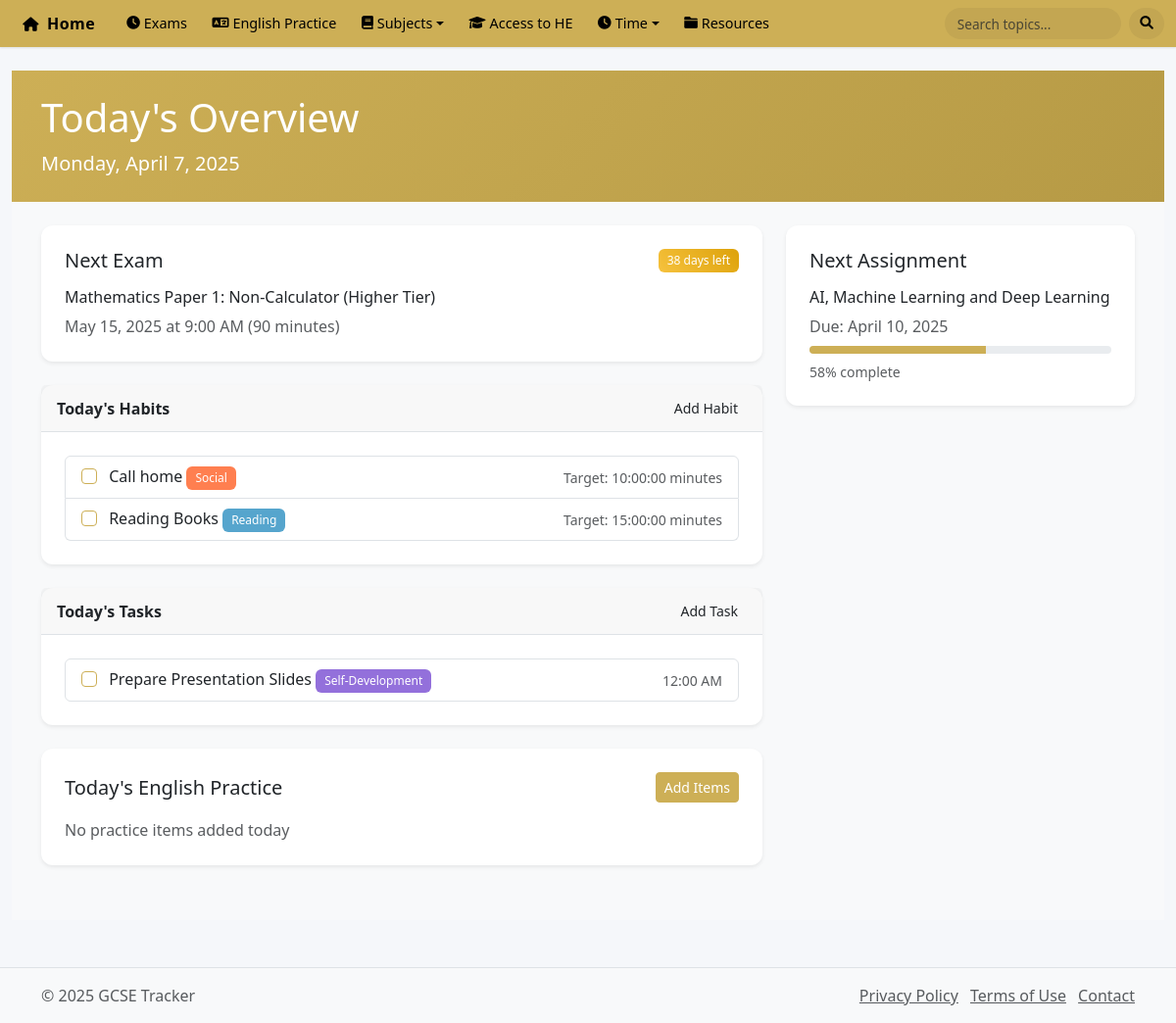
/pages/Today.php, run on an earlier commit of the app's database.
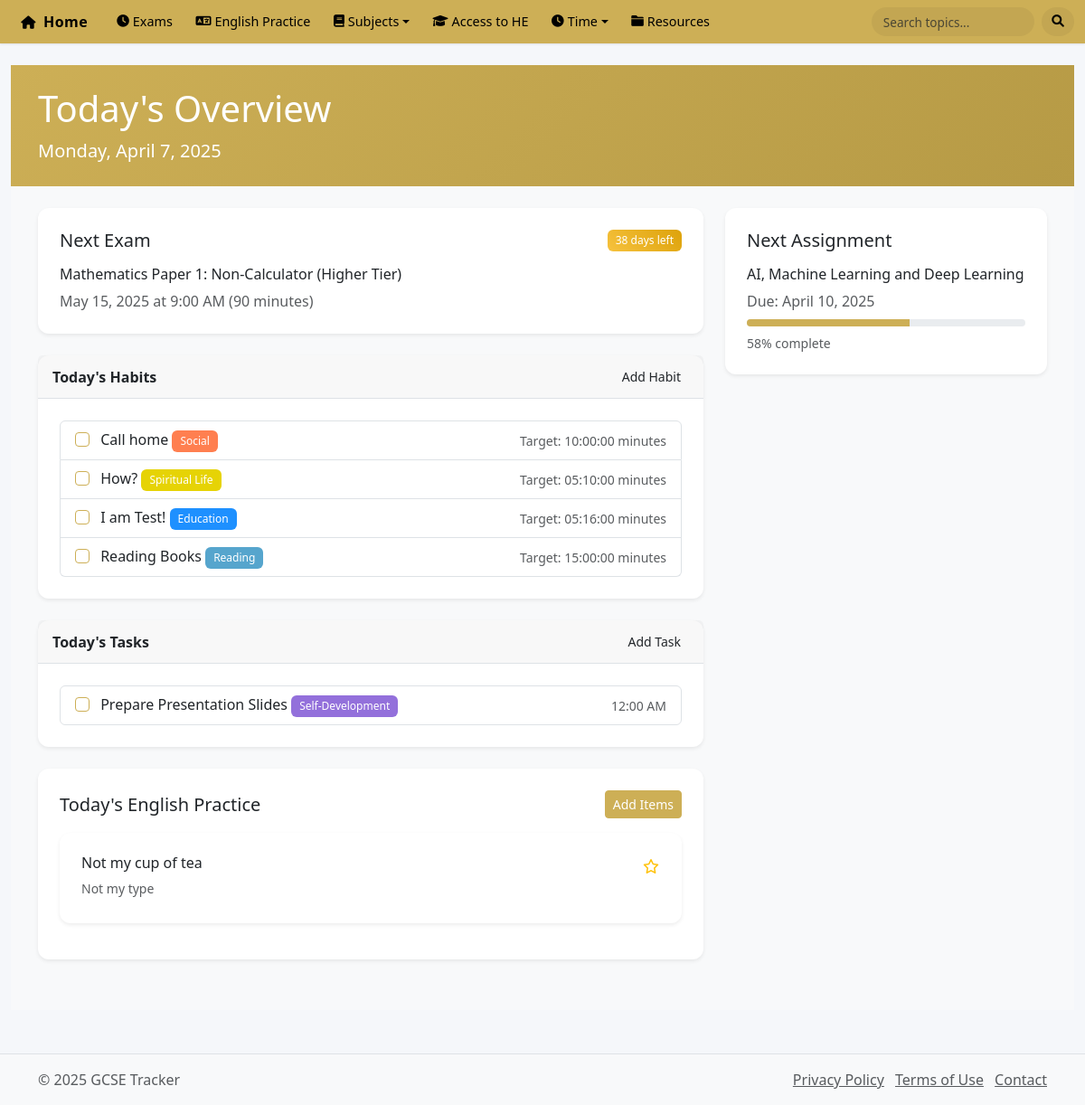
And on a later commit of the database.
### tables this page shows
CREATE TABLE `habits` (
  `id` int(11) NOT NULL,
  `category_id` int(11) NOT NULL,
  `point_rule_id` int(11) NOT NULL,
  `name` varchar(255) NOT NULL,
  `description` text DEFAULT NULL,
  `icon` varchar(50) DEFAULT 'fas fa-check-circle' COMMENT 'Font Awesome icon class name',
  `target_time` time DEFAULT NULL,
  `current_points` int(11) DEFAULT 0,
  `total_completions` int(11) DEFAULT 0,
  `total_procrastinated` int(11) DEFAULT 0,
  `total_skips` int(11) DEFAULT 0,
  `current_streak` int(11) DEFAULT 0,
  `longest_streak` int(11) DEFAULT 0,
  `success_rate` decimal(5,2) DEFAULT 0.00,
  `is_active` tinyint(1) DEFAULT 1,
  `created_at` timestamp NOT NULL DEFAULT current_timestamp(),
  `updated_at` timestamp NOT NULL DEFAULT current_timestamp() ON UPDATE current_timestamp()
);

CREATE TABLE `habit_categories` (
  `id` int(11) NOT NULL,
  `name` varchar(50) NOT NULL,
  `description` text DEFAULT NULL,
  `color` varchar(7) DEFAULT '#6c757d',
  `icon` varchar(50) DEFAULT 'fas fa-folder' COMMENT 'Font Awesome icon class name',
  `display_order` int(11) DEFAULT 0,
  `created_at` timestamp NOT NULL DEFAULT current_timestamp()
);

CREATE TABLE `tasks` (
  `id` int(11) NOT NULL,
  `category_id` int(11) NOT NULL,
  `parent_task_id` int(11) DEFAULT NULL COMMENT 'For subtasks - references parent task',
  `title` varchar(255) NOT NULL,
  `description` text DEFAULT NULL,
  `task_type` enum('one-time','recurring') NOT NULL DEFAULT 'one-time',
  `priority` enum('low','medium','high') NOT NULL DEFAULT 'medium',
  `estimated_duration` int(11) DEFAULT 0 COMMENT 'Estimated duration in minutes',
  `due_date` date DEFAULT NULL,
  `due_time` time DEFAULT NULL,
  `status` enum('pending','in_progress','completed','not_done','snoozed') DEFAULT 'pending',
  `completion_percentage` decimal(5,2) DEFAULT 0.00,
  `is_active` tinyint(1) DEFAULT 1,
  `created_at` timestamp NOT NULL DEFAULT current_timestamp(),
  `updated_at` timestamp NOT NULL DEFAULT current_timestamp() ON UPDATE current_timestamp()
);

CREATE TABLE `task_categories` (
  `id` int(11) NOT NULL,
  `name` varchar(50) NOT NULL,
  `description` text DEFAULT NULL,
  `icon` varchar(50) DEFAULT 'fas fa-tasks' COMMENT 'Font Awesome icon class name',
  `color` varchar(7) DEFAULT '#6c757d',
  `display_order` int(11) DEFAULT 0,
  `is_active` tinyint(1) DEFAULT 1,
  `created_at` timestamp NOT NULL DEFAULT current_timestamp(),
  `updated_at` timestamp NOT NULL DEFAULT current_timestamp() ON UPDATE current_timestamp()
);

CREATE TABLE `practice_items` (
  `id` int(11) NOT NULL,
  `practice_day_id` int(11) NOT NULL COMMENT 'FK to practice_days table',
  `category_id` int(11) NOT NULL COMMENT 'FK to practice_categories table',
  `item_title` text NOT NULL COMMENT 'The word, spelling, term, or phrasal verb',
  `item_meaning` text NOT NULL COMMENT 'Definition or rule/explanation',
  `item_example` text NOT NULL COMMENT 'Example sentence',
  `created_at` timestamp NOT NULL DEFAULT current_timestamp()
);

### pages/Today.php (the view, shortened to what the changed rows need)
<?php
require_once '../includes/db_connect.php';
$tasks_query = "SELECT t.*, tc.name as category_name, tc.color as category_color
                FROM tasks t
                LEFT JOIN task_categories tc ON t.category_id = tc.id
                WHERE DATE(t.due_date) = CURRENT_DATE AND t.status != 'Completed'
                ORDER BY t.due_date ASC";
$tasks_result = $conn->query($tasks_query);
$habits_query = "SELECT h.*, hc.name as category_name, hc.color as category_color,
                CASE
                    WHEN EXISTS (
                        SELECT 1 FROM habit_completions
                        WHERE habit_id = h.id
                        AND DATE(completion_date) = CURRENT_DATE
                    ) THEN 'Completed'
                    ELSE 'Pending'
                END as today_status
                 FROM habits h
                LEFT JOIN habit_categories hc ON h.category_id = hc.id
                 WHERE h.is_active = 1
                ORDER BY h.name ASC";
$habits_result = $conn->query($habits_query);
$english_query = "
    SELECT pi.*, pc.name as category_name,
           CASE WHEN fpi.practice_item_id IS NOT NULL THEN 1 ELSE 0 END as is_favorite
    FROM practice_items pi
    LEFT JOIN practice_categories pc ON pi.category_id = pc.id
    LEFT JOIN favorite_practice_items fpi ON pi.id = fpi.practice_item_id
    WHERE DATE(pi.created_at) = CURRENT_DATE
    ORDER BY pi.created_at DESC
";
$english_result = $conn->query($english_query);
$english_items = $english_result->fetch_all(MYSQLI_ASSOC);
require_once '../includes/header.php';
?>
<div class="today-page">
    <section class="hero-section py-4 mb-4">
        <div class="container">
            <div class="row align-items-center">
                                <div class="col-md-6">
                    <h1 class="mb-2">Today's Overview</h1>
                                        </div>
                                    </div>
                                </div>
    </section>
    <div class="container">
        <div class="row g-4">
            <div class="col-lg-8">
                <div class="card mb-4">
                    <div class="card-body">
                        <?php if ($habits_result->num_rows > 0): ?>
                            <div class="list-group">
                                <?php while ($habit = $habits_result->fetch_assoc()): ?>
                                    <?php if ($habit['today_status'] !== 'Completed'): ?>
                                        <a href="habits/index.php" class="list-group-item list-group-item-action d-flex justify-content-between align-items-center">
                                            <div>
                                                <input type="checkbox" class="form-check-input habit-checkbox"
                                                       data-habit-id="<?php echo $habit['id']; ?>">
                                                <span class="ms-2"><?php echo htmlspecialchars($habit['name']); ?></span>
                                                <?php if ($habit['category_name']): ?>
                                                    <span class="badge" style="background-color: <?php echo $habit['category_color']; ?>">
                                                        <?php echo htmlspecialchars($habit['category_name']); ?>
                                                    </span>
                                                <?php endif; ?>
                                            </div>
                                            <small class="text-muted">
                                                Target: <?php echo $habit['target_time']; ?> minutes
                                            </small>
                                        </a>
                                    <?php endif; ?>
                                <?php endwhile; ?>
                            </div>
                        <?php else: ?>
                            <p class="text-muted">No habits set for today</p>
                        <?php endif; ?>
                    </div>
                </div>
                <div class="card mb-4">
                                        <div class="card-body">
                        <?php if ($tasks_result->num_rows > 0): ?>
                            <div class="list-group">
                                <?php while ($task = $tasks_result->fetch_assoc()): ?>
                                    <a href="tasks.php?id=<?php echo $task['id']; ?>" class="list-group-item list-group-item-action d-flex justify-content-between align-items-center">
                                                <div>
                                            <input type="checkbox" class="form-check-input task-checkbox"
                                                   data-task-id="<?php echo $task['id']; ?>">
                                            <span class="ms-2"><?php echo htmlspecialchars($task['title']); ?></span>
                                            <?php if ($task['category_name']): ?>
                                                <span class="badge" style="background-color: <?php echo $task['category_color']; ?>">
                                                    <?php echo htmlspecialchars($task['category_name']); ?>
                                                        </span>
                                            <?php endif; ?>
                                        </div>
                                        <small class="text-muted">
                                            <?php echo date('g:i A', strtotime($task['due_date'])); ?>
                                        </small>
                                    </a>
                                <?php endwhile; ?>
                            </div>
                            <?php else: ?>
                            <p class="text-muted">No tasks for today</p>
                            <?php endif; ?>
                    </div>
                </div>
                <div class="card">
                    <div class="card-body">
                        <div class="d-flex justify-content-between align-items-center mb-3">
                            <h5 class="card-title mb-0">Today's English Practice</h5>
                            <a href="EnglishPractice/daily_entry.php" class="btn btn-sm btn-primary">Add Items</a>
                        </div>
                        <?php if (empty($english_items)): ?>
                            <p class="text-muted mb-0">No practice items added today</p>
                        <?php else: ?>
                            <div class="practice-items">
                                <?php foreach ($english_items as $item): ?>
                                    <div class="practice-item card mb-3">
                                        <div class="card-body">
                                            <div class="d-flex justify-content-between align-items-start">
                                                <div>
                                                    <h6 class="mb-2"><?php echo htmlspecialchars($item['item_title']); ?></h6>
                                                    <p class="mb-1 small text-muted">
                                                        <?php echo htmlspecialchars($item['item_meaning']); ?>
                                                    </p>
                                                </div>
                                                <button class="btn btn-link text-warning p-0 toggle-favorite"
                                                        data-item-id="<?php echo $item['id']; ?>">
                                                    <i class="<?php echo $item['is_favorite'] ? 'fas' : 'far'; ?> fa-star"></i>
                                                </button>
                                            </div>
                                        </div>
                                    </div>
                                <?php endforeach; ?>
                            </div>
                            <?php endif; ?>
                </div>
            </div>
        </div>
        </div>
    </div>
</div>
<?php require_once '../includes/footer.php'; ?>

What changed in the data, as far as the page shows it:
added habits: name "How?", habit_categories.name "Spiritual Life", target_time "05:10:00"
added habits: name "I am Test!", habit_categories.name "Education", target_time "05:16:00"
added practice_items: item_title "Not my cup of tea", item_meaning "Not my type"
Also different on the page:
text no longer shown: "No practice items added today"
